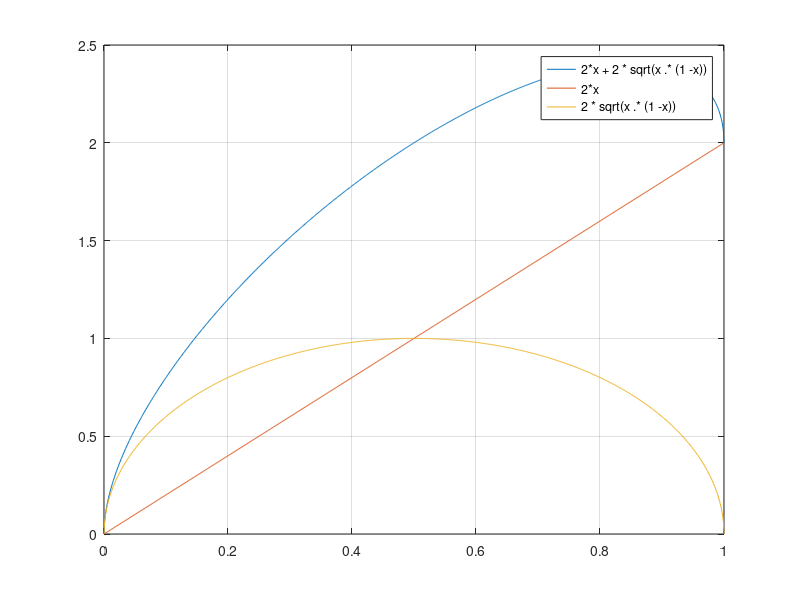
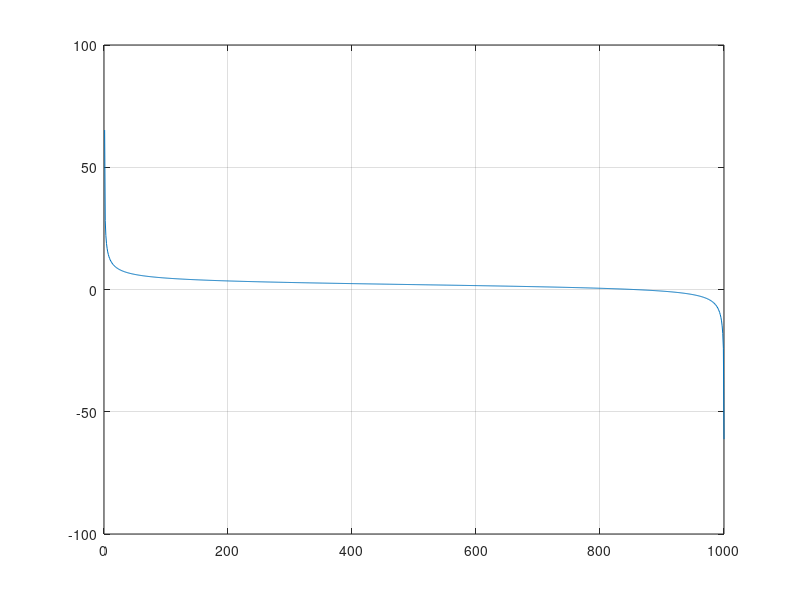

Here is the MATLAB script that generated these plots, in order:
clear
x = 0:0.001:1;
y0 = 2 * x;
y1 = 2 * sqrt(x .* (1 -x));
y = 2*x + 2 * sqrt(x .* (1 -x));
plot(x, y, x, y0, x, y1);
legend('2*x + 2 * sqrt(x .* (1 -x))', '2*x', '2 * sqrt(x .* (1 -x))');
grid on;
max(y)
dy = y(2:end) - y(1:end-1);
dx = x(2:end) - x(1:end-1);
v = dy./dx;
figure
plot(v);
grid on;